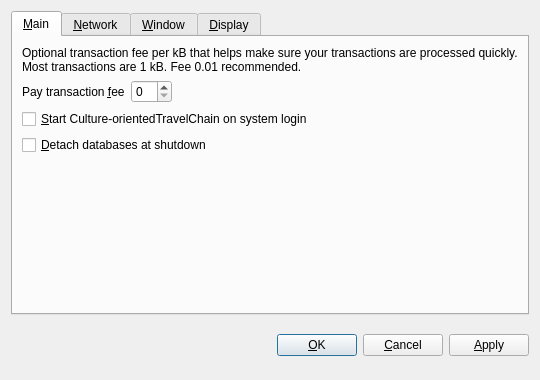
<?xml version="1.0" encoding="UTF-8"?>
<ui version="4.0">
 <class>OptionsDialog</class>
 <widget class="QDialog" name="OptionsDialog">
  <property name="geometry">
   <rect>
    <x>0</x>
    <y>0</y>
    <width>540</width>
    <height>380</height>
   </rect>
  </property>
  <property name="windowTitle">
   <string>Options</string>
  </property>
  <property name="modal">
   <bool>true</bool>
  </property>
  <layout class="QVBoxLayout" name="verticalLayout">
   <item>
    <widget class="QTabWidget" name="tabWidget">
     <property name="tabPosition">
      <enum>QTabWidget::North</enum>
     </property>
     <property name="currentIndex">
      <number>0</number>
     </property>
     <widget class="QWidget" name="tabMain">
      <attribute name="title">
       <string>&amp;Main</string>
      </attribute>
      <layout class="QVBoxLayout" name="verticalLayout_Main">
       <item>
        <widget class="QLabel" name="transactionFeeInfoLabel">
         <property name="text">
          <string>Optional transaction fee per kB that helps make sure your transactions are processed quickly. Most transactions are 1 kB. Fee 0.01 recommended.</string>
         </property>
         <property name="textFormat">
          <enum>Qt::PlainText</enum>
         </property>
         <property name="wordWrap">
          <bool>true</bool>
         </property>
        </widget>
       </item>
       <item>
        <layout class="QHBoxLayout" name="horizontalLayout_Main">
         <item>
          <widget class="QLabel" name="transactionFeeLabel">
           <property name="text">
            <string>Pay transaction &amp;fee</string>
           </property>
           <property name="textFormat">
            <enum>Qt::PlainText</enum>
           </property>
           <property name="buddy">
            <cstring>transactionFee</cstring>
           </property>
          </widget>
         </item>
         <item>
          <widget class="BitcoinAmountField" name="transactionFee"/>
         </item>
         <item>
          <spacer name="horizontalSpacer_Main">
           <property name="orientation">
            <enum>Qt::Horizontal</enum>
           </property>
           <property name="sizeHint" stdset="0">
            <size>
             <width>40</width>
             <height>20</height>
            </size>
           </property>
          </spacer>
         </item>
        </layout>
       </item>
       <item>
        <widget class="QCheckBox" name="bitcoinAtStartup">
         <property name="toolTip">
          <string>Automatically start Culture-orientedTravelChain after logging in to the system.</string>
         </property>
         <property name="text">
          <string>&amp;Start Culture-orientedTravelChain on system login</string>
         </property>
        </widget>
       </item>
       <item>
        <widget class="QCheckBox" name="detachDatabases">
         <property name="toolTip">
          <string>Detach block and address databases at shutdown. This means they can be moved to another data directory, but it slows down shutdown. The wallet is always detached.</string>
         </property>
         <property name="text">
          <string>&amp;Detach databases at shutdown</string>
         </property>
        </widget>
       </item>
       <item>
        <spacer name="verticalSpacer_Main">
         <property name="orientation">
          <enum>Qt::Vertical</enum>
         </property>
         <property name="sizeHint" stdset="0">
          <size>
           <width>20</width>
           <height>40</height>
          </size>
         </property>
        </spacer>
       </item>
      </layout>
     </widget>
     <widget class="QWidget" name="tabNetwork">
      <attribute name="title">
       <string>&amp;Network</string>
      </attribute>
      <layout class="QVBoxLayout" name="verticalLayout_Network">
       <item>
        <widget class="QCheckBox" name="mapPortUpnp">
         <property name="toolTip">
          <string>Automatically open the Culture-orientedTravelChain client port on the router. This only works when your router supports UPnP and it is enabled.</string>
         </property>
         <property name="text">
          <string>Map port using &amp;UPnP</string>
         </property>
        </widget>
       </item>
       <item>
        <widget class="QCheckBox" name="connectSocks">
         <property name="toolTip">
          <string>Connect to the Culture-orientedTravelChain network through a SOCKS proxy (e.g. when connecting through Tor).</string>
         </property>
         <property name="text">
          <string>&amp;Connect through SOCKS proxy:</string>
         </property>
        </widget>
       </item>
       <item>
        <layout class="QHBoxLayout" name="horizontalLayout_Network">
         <item>
          <widget class="QLabel" name="proxyIpLabel">
           <property name="text">
            <string>Proxy &amp;IP:</string>
           </property>
           <property name="textFormat">
            <enum>Qt::PlainText</enum>
           </property>
           <property name="buddy">
            <cstring>proxyIp</cstring>
           </property>
          </widget>
         </item>
         <item>
          <widget class="QValidatedLineEdit" name="proxyIp">
           <property name="maximumSize">
            <size>
             <width>140</width>
             <height>16777215</height>
            </size>
           </property>
           <property name="toolTip">
            <string>IP address of the proxy (e.g. 127.0.0.1)</string>
           </property>
          </widget>
         </item>
         <item>
          <widget class="QLabel" name="proxyPortLabel">
           <property name="text">
            <string>&amp;Port:</string>
           </property>
           <property name="textFormat">
            <enum>Qt::PlainText</enum>
           </property>
           <property name="buddy">
            <cstring>proxyPort</cstring>
           </property>
          </widget>
         </item>
         <item>
          <widget class="QLineEdit" name="proxyPort">
           <property name="maximumSize">
            <size>
             <width>55</width>
             <height>16777215</height>
            </size>
           </property>
           <property name="toolTip">
            <string>Port of the proxy (e.g. 9050)</string>
           </property>
          </widget>
         </item>
         <item>
          <widget class="QLabel" name="socksVersionLabel">
           <property name="text">
            <string>SOCKS &amp;Version:</string>
           </property>
           <property name="textFormat">
            <enum>Qt::PlainText</enum>
           </property>
           <property name="buddy">
            <cstring>socksVersion</cstring>
           </property>
          </widget>
         </item>
         <item>
          <widget class="QValueComboBox" name="socksVersion">
           <property name="toolTip">
            <string>SOCKS version of the proxy (e.g. 5)</string>
           </property>
          </widget>
         </item>
         <item>
          <spacer name="horizontalSpacer_Network">
           <property name="orientation">
            <enum>Qt::Horizontal</enum>
           </property>
           <property name="sizeHint" stdset="0">
            <size>
             <width>40</width>
             <height>20</height>
            </size>
           </property>
          </spacer>
         </item>
        </layout>
       </item>
       <item>
        <spacer name="verticalSpacer_Network">
         <property name="orientation">
          <enum>Qt::Vertical</enum>
         </property>
         <property name="sizeHint" stdset="0">
          <size>
           <width>20</width>
           <height>40</height>
          </size>
         </property>
        </spacer>
       </item>
      </layout>
     </widget>
     <widget class="QWidget" name="tabWindow">
      <attribute name="title">
       <string>&amp;Window</string>
      </attribute>
      <layout class="QVBoxLayout" name="verticalLayout_Window">
       <item>
        <widget class="QCheckBox" name="minimizeToTray">
         <property name="toolTip">
          <string>Show only a tray icon after minimizing the window.</string>
         </property>
         <property name="text">
          <string>&amp;Minimize to the tray instead of the taskbar</string>
         </property>
        </widget>
       </item>
       <item>
        <widget class="QCheckBox" name="minimizeOnClose">
         <property name="toolTip">
          <string>Minimize instead of exit the application when the window is closed. When this option is enabled, the application will be closed only after selecting Quit in the menu.</string>
         </property>
         <property name="text">
          <string>M&amp;inimize on close</string>
         </property>
        </widget>
       </item>
       <item>
        <spacer name="verticalSpacer_Window">
         <property name="orientation">
          <enum>Qt::Vertical</enum>
         </property>
         <property name="sizeHint" stdset="0">
          <size>
           <width>20</width>
           <height>40</height>
          </size>
         </property>
        </spacer>
       </item>
      </layout>
     </widget>
     <widget class="QWidget" name="tabDisplay">
      <attribute name="title">
       <string>&amp;Display</string>
      </attribute>
      <layout class="QVBoxLayout" name="verticalLayout_Display">
       <item>
        <layout class="QHBoxLayout" name="horizontalLayout_1_Display">
         <item>
          <widget class="QLabel" name="langLabel">
           <property name="text">
            <string>User Interface &amp;language:</string>
           </property>
           <property name="textFormat">
            <enum>Qt::PlainText</enum>
           </property>
           <property name="buddy">
            <cstring>lang</cstring>
           </property>
          </widget>
         </item>
         <item>
          <widget class="QValueComboBox" name="lang">
           <property name="toolTip">
            <string>The user interface language can be set here. This setting will take effect after restarting Culture-orientedTravelChain.</string>
           </property>
          </widget>
         </item>
        </layout>
       </item>
       <item>
        <layout class="QHBoxLayout" name="horizontalLayout_2_Display">
         <item>
          <widget class="QLabel" name="unitLabel">
           <property name="text">
            <string>&amp;Unit to show amounts in:</string>
           </property>
           <property name="textFormat">
            <enum>Qt::PlainText</enum>
           </property>
           <property name="buddy">
            <cstring>unit</cstring>
           </property>
          </widget>
         </item>
         <item>
          <widget class="QValueComboBox" name="unit">
           <property name="toolTip">
            <string>Choose the default subdivision unit to show in the interface and when sending coins.</string>
           </property>
          </widget>
         </item>
        </layout>
       </item>
       <item>
        <widget class="QCheckBox" name="displayAddresses">
         <property name="toolTip">
          <string>Whether to show Culture-orientedTravelChain addresses in the transaction list.</string>
         </property>
         <property name="text">
          <string>&amp;Display addresses in transaction list</string>
         </property>
        </widget>
       </item>
       <item>
        <widget class="QCheckBox" name="coinControlFeatures">
         <property name="toolTip">
          <string>Whether to show coin control features or not.</string>
         </property>
         <property name="text">
          <string>Display coin &amp;control features (experts only!)</string>
         </property>
        </widget>
       </item>
       <item>
        <spacer name="verticalSpacer_Display">
         <property name="orientation">
          <enum>Qt::Vertical</enum>
         </property>
         <property name="sizeHint" stdset="0">
          <size>
           <width>20</width>
           <height>40</height>
          </size>
         </property>
        </spacer>
       </item>
      </layout>
     </widget>
    </widget>
   </item>
   <item>
    <layout class="QHBoxLayout" name="horizontalLayout_Buttons">
     <item>
      <spacer name="horizontalSpacer_1">
       <property name="orientation">
        <enum>Qt::Horizontal</enum>
       </property>
       <property name="sizeHint" stdset="0">
        <size>
         <width>40</width>
         <height>48</height>
        </size>
       </property>
      </spacer>
     </item>
     <item>
      <widget class="QLabel" name="statusLabel">
       <property name="font">
        <font>
         <weight>75</weight>
         <bold>true</bold>
        </font>
       </property>
       <property name="text">
        <string/>
       </property>
       <property name="textFormat">
        <enum>Qt::PlainText</enum>
       </property>
       <property name="wordWrap">
        <bool>true</bool>
       </property>
      </widget>
     </item>
     <item>
      <spacer name="horizontalSpacer_2">
       <property name="orientation">
        <enum>Qt::Horizontal</enum>
       </property>
       <property name="sizeHint" stdset="0">
        <size>
         <width>40</width>
         <height>48</height>
        </size>
       </property>
      </spacer>
     </item>
     <item>
      <widget class="QPushButton" name="okButton">
       <property name="text">
        <string>&amp;OK</string>
       </property>
      </widget>
     </item>
     <item>
      <widget class="QPushButton" name="cancelButton">
       <property name="text">
        <string>&amp;Cancel</string>
       </property>
       <property name="autoDefault">
        <bool>false</bool>
       </property>
      </widget>
     </item>
     <item>
      <widget class="QPushButton" name="applyButton">
       <property name="text">
        <string>&amp;Apply</string>
       </property>
       <property name="autoDefault">
        <bool>false</bool>
       </property>
      </widget>
     </item>
    </layout>
   </item>
  </layout>
 </widget>
 <customwidgets>
  <customwidget>
   <class>BitcoinAmountField</class>
   <extends>QSpinBox</extends>
   <header>bitcoinamountfield.h</header>
  </customwidget>
  <customwidget>
   <class>QValueComboBox</class>
   <extends>QComboBox</extends>
   <header>qvaluecombobox.h</header>
  </customwidget>
  <customwidget>
   <class>QValidatedLineEdit</class>
   <extends>QLineEdit</extends>
   <header>qvalidatedlineedit.h</header>
  </customwidget>
 </customwidgets>
 <resources/>
 <connections/>
</ui>
